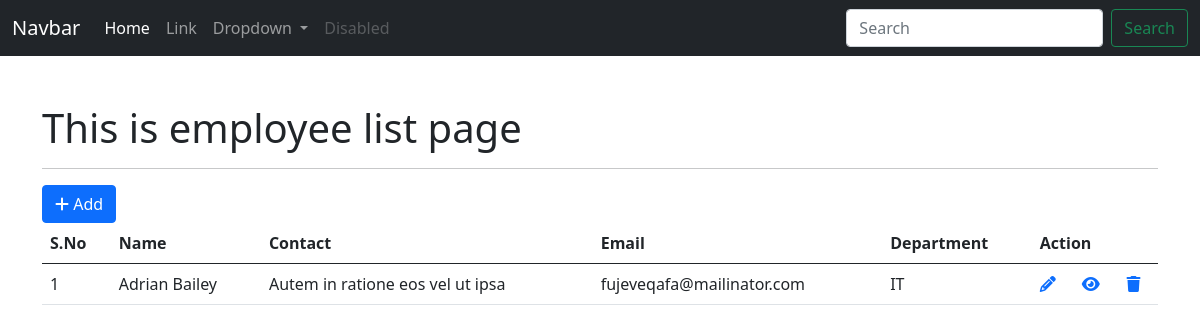
/employee/employee/ (signed in), run on an earlier commit of the app's database.
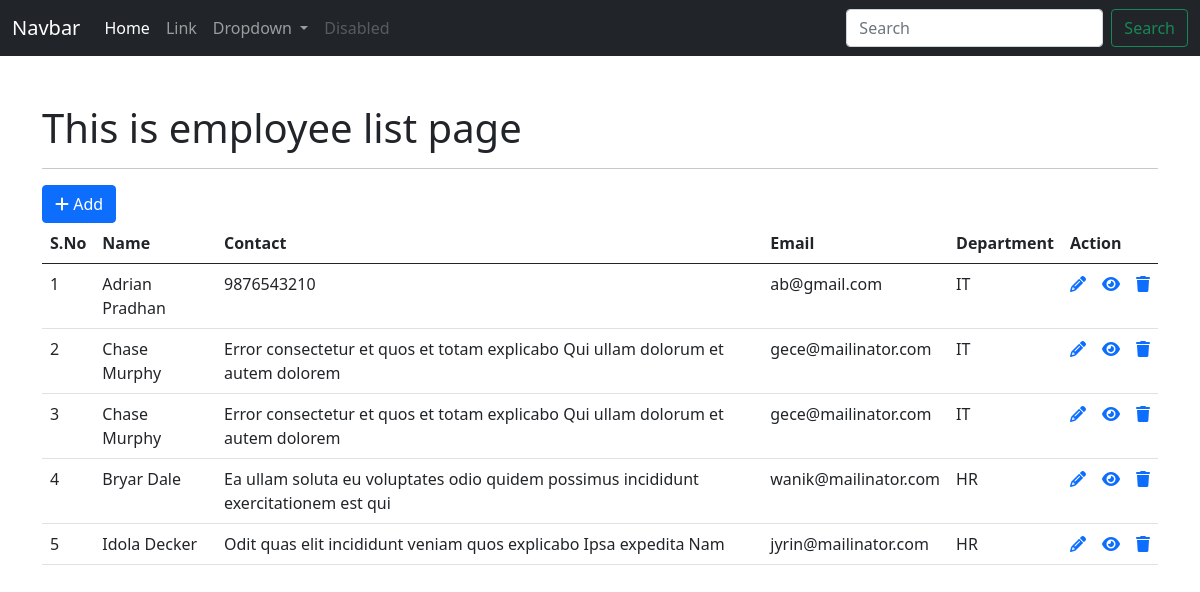
And on a later commit of the database.
### app_employeewebsite/models.py (models this page shows, shortened)
class Employee(models.Model):
    full_name = models.CharField(max_length=255)
    contact = models.CharField(max_length=255)
    email = models.EmailField()
    dob = models.DateField()
    join_date = models.DateField()
    gender = models.CharField(max_length=255)
    blood_group = models.CharField(max_length=255)
    address = models.CharField(max_length=255)
    user = models.ForeignKey(User, on_delete=models.CASCADE)
    department = models.ForeignKey(Department, on_delete=models.CASCADE)
    class Meta:
        db_table = 'app_employee'

class Department(models.Model):
    department_name = models.CharField(max_length=255)
    short_name = models.CharField(max_length=255, null=True, blank=True)
    status = models.BooleanField(default=True)
    def __str__(self):
        return self.short_name
    class Meta:
        db_table = "app_department"

### app_employeewebsite/views.py (the view)
# urls.py: path('employee/', views.employee_index, name='emp-index'),
@login_required(login_url='login')
def employee_index(request):
    employee_list = Employee.objects.all()
    context = {"data": employee_list}
    return render(request, 'employees/index_employee.html', context)

### templates/employees/index_employee.html (shortened to what this page needs)
{% extends 'layouts/master.html' %}
{% block custom_css %}
<link rel="stylesheet" href="https://cdnjs.cloudflare.com/ajax/libs/font-awesome/6.3.0/css/all.min.css"/>
{% endblock %}
{% block content %}
<div class="container mt-5">
    <h1>This is employee list page</h1>
    <hr>
    <a href="{% url 'emp-add' %}" class="btn btn-primary"><i class="fa-solid fa-plus"></i> Add</a>
    <table class="table table-striped-columns table-hover">
        <thead>
            <tr>
                <th>S.No</th>
                <th>Name</th>
                <th>Contact</th>
                <th>Email</th>
                <th>Department</th>
                <th colspan="3">Action</th>
            </tr>
        </thead>
        <tbody>
            {% for val in data %}
            <tr>
                <td>{{ forloop.counter }}</td>
                <td>{{ val.full_name }}</td>
                <td>{{ val.contact }}</td>
                <td>{{ val.email }}</td>
                <td>{{ val.department }}</td>
                <td><a href="{% url 'emp-edit' val.id %}"><i class="fa-solid fa-pencil"></i></a></td>
                <td><a href="{% url 'emp-show' val.id %}"><i class="fa-solid fa-eye"></i></a></td>
                <td><a href="{% url 'emp-delete' val.id %}"><i class="fa-solid fa-trash"></i></a></td>
            </tr>
            {% endfor %}
        </tbody>
    </table>
</div>
{% endblock %}

### templates/layouts/master.html (shortened to what this page needs)
<!DOCTYPE html>
<html lang="en">
    <head>
        <link
        href="https://cdn.jsdelivr.net/npm/bootstrap@5.0.2/dist/css/bootstrap.min.css"
        rel="stylesheet"
        />
        {% block custom_css %}{% endblock %}
    </head>
    <body>
        <nav class="navbar navbar-expand-lg navbar-dark bg-dark">
            <div class="container-fluid">
                <a class="navbar-brand" href="#">Navbar</a>
                <div class="collapse navbar-collapse" id="navbarSupportedContent">
                <ul class="navbar-nav me-auto mb-2 mb-lg-0">
                    <li class="nav-item">
                    <a class="nav-link active" aria-current="page" href="#">Home</a>
                    </li>
                    <li class="nav-item">
                    <a class="nav-link" href="#">Link</a>
                    </li>
                    <li class="nav-item dropdown">
                    <a
                        class="nav-link dropdown-toggle"
                        href="#"
                        id="navbarDropdown"
                        role="button"
                        data-bs-toggle="dropdown"
                        aria-expanded="false"
                    >
                        Dropdown
                    </a>
                    </li>
                    <li class="nav-item">
                    <a
                        class="nav-link disabled"
                        href="#"
                        tabindex="-1"
                        aria-disabled="true"
                        >Disabled</a
                    >
                    </li>
                </ul>
                <form class="d-flex">
                    <input
                    class="form-control me-2"
                    type="search"
                    placeholder="Search"
                    aria-label="Search"
                    />
                    <button class="btn btn-outline-success" type="submit">
                    Search
                    </button>
                </form>
                </div>
            </div>
        </nav>
        {% block content %}{% endblock %}
    </body>
</html>

What changed in the data, as far as the page shows it:
changed Employee: full_name "Adrian Bailey" → "Adrian Pradhan"; contact "Autem in ratione eos vel ut ipsa" → "9876543210"; email "fujeveqafa@mailinator.com" → "ab@gmail.com"
added Employee: full_name "Chase Murphy", contact "Error consectetur et quos et totam explicabo Qui ullam dolorum et autem dolorem", email "gece@mailinator.com", department "IT"
added Employee: full_name "Chase Murphy", contact "Error consectetur et quos et totam explicabo Qui ullam dolorum et autem dolorem", email "gece@mailinator.com", department "IT"
added Employee: full_name "Bryar Dale", contact "Ea ullam soluta eu voluptates odio quidem possimus incididunt exercitationem est qui", email "wanik@mailinator.com", department "HR"
added Employee: full_name "Idola Decker", contact "Odit quas elit incididunt veniam quos explicabo Ipsa expedita Nam", email "jyrin@mailinator.com", department "HR"
